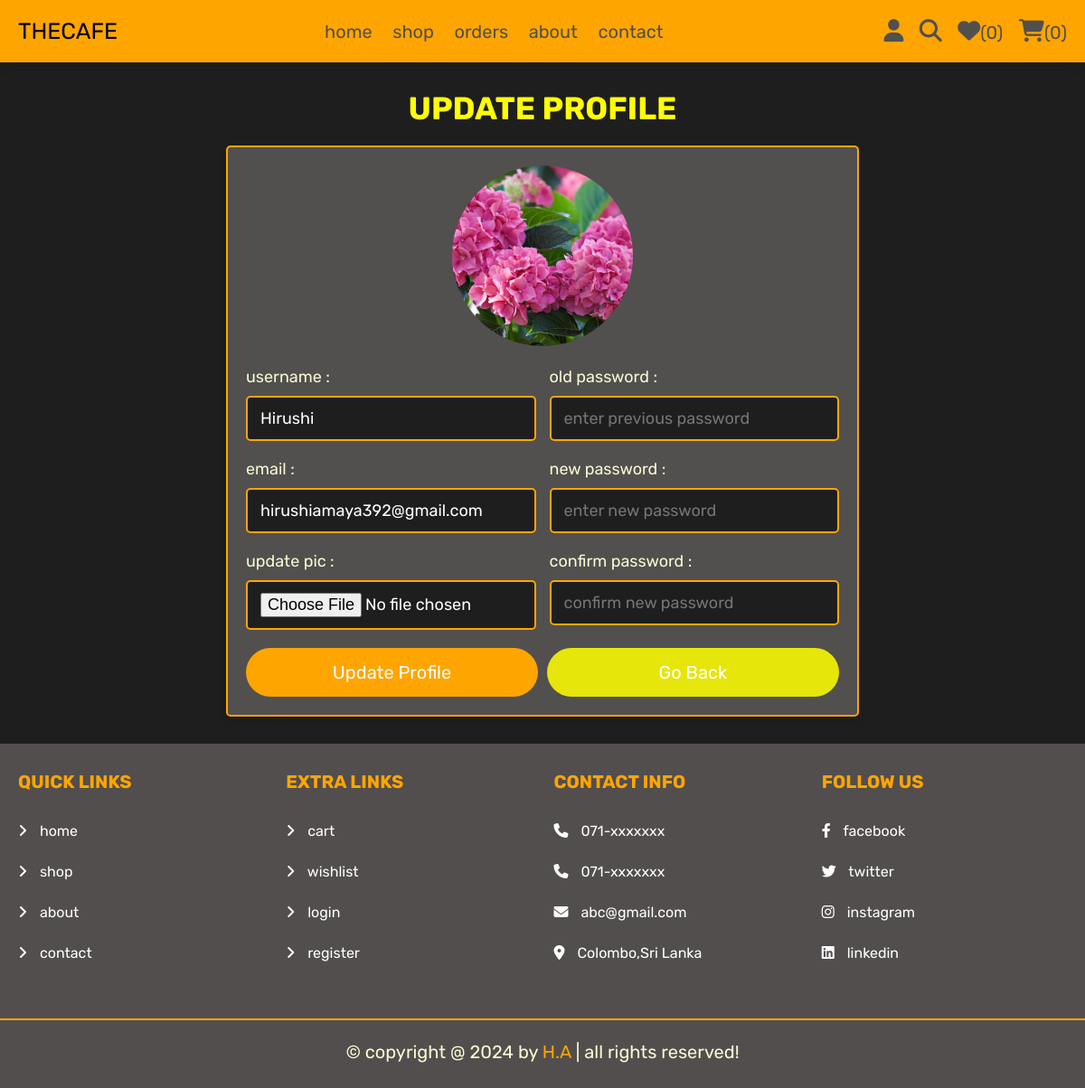
Screenshot of /user_profile_update.php (signed in) with the database file from the repository.
### tables this page shows
CREATE TABLE `users` (
  `id` int(100) NOT NULL,
  `name` varchar(100) NOT NULL,
  `email` varchar(100) NOT NULL,
  `password` varchar(100) NOT NULL,
  `user_type` varchar(20) NOT NULL DEFAULT 'user',
  `image` varchar(100) NOT NULL
);

### user_profile_update.php (the view, shortened to what this page needs)
<?php
@include 'config.php';
?>
<!DOCTYPE html>
<html lang="en">
<head>
   <link rel="stylesheet" href="https://cdnjs.cloudflare.com/ajax/libs/font-awesome/6.1.1/css/all.min.css">
   <link rel="stylesheet" href="css/components.css">
</head>
<body>
<?php include 'header.php'; ?>
<section class="update-profile">
   <h1 class="title">update profile</h1>
   <form action="" method="POST" enctype="multipart/form-data">
      <img src="uploaded_img/<?= $fetch_profile['image']; ?>" alt="">
      <div class="flex">
         <div class="inputBox">
            <span>username :</span>
            <input type="text" name="name" value="<?= $fetch_profile['name']; ?>" placeholder="update username" required class="box">
            <span>email :</span>
            <input type="email" name="email" value="<?= $fetch_profile['email']; ?>" placeholder="update email" required class="box">
            <span>update pic :</span>
            <input type="file" name="image" accept="image/jpg, image/jpeg, image/png" class="box">
         </div>
         <div class="inputBox">
            <span>old password :</span>
            <input type="password" name="update_pass" placeholder="enter previous password" class="box">
            <span>new password :</span>
            <input type="password" name="new_pass" placeholder="enter new password" class="box">
            <span>confirm password :</span>
            <input type="password" name="confirm_pass" placeholder="confirm new password" class="box">
         </div>
      </div>
      <div class="flex-btn">
         <input type="submit" class="btn" value="update profile" name="update_profile">
         <a href="home.php" class="option-btn">go back</a>
      </div>
   </form>
</section>
<?php include 'footer.php'; ?>
</body>
</html>

### css/components.css (style rules this page uses)
:root { --orange: orange; --red:#e74c3c; --black:#333; --gray:rgb(82, 79, 79); --light-color:#666; --white:#fff; --light-bg:#1f1e1e; --border:.2rem solid var(--orange); --box-shadow:0 .5rem 1rem rgba(0,0,0,.1); }
* { font-family: 'Rubik', sans-serif; margin:0; padding:0; box-sizing: border-box; outline: none; border:none; text-decoration: none; color:var(--black); }
body { background-color: var(--light-bg); }
html { font-size: 62.5%; overflow-x: hidden; scroll-behavior: smooth; scroll-padding-top: 6.5rem; }
section { padding:3rem 2rem; max-width: 1200px; margin:0 auto; }
.btn, .delete-btn, .option-btn { display: block; width: 100%; margin-top: 1rem; border: 2px solid transparent; border-radius: 30px; color:var(--white); font-size: 2rem; padding:1.3rem 3rem; text-transform: capitalize; cursor: pointer; text-align: center; transition: .4s; }
.btn { background-color: orange; }
.option-btn { background-color: rgb(230, 230, 11); }
.flex-btn { display: flex; flex-wrap: wrap; gap:1rem; }
.flex-btn > * { flex:1; }
.title { text-align: center; margin-bottom: 2rem; text-transform: uppercase; color:yellow; font-size: 3.5rem; }
.update-profile form { max-width: 70rem; margin: 0 auto; background-color: var(--gray); box-shadow: var(--box-shadow); border:var(--border); border-radius: .5rem; padding:2rem; text-align: center; }
.update-profile form .flex { display: flex; gap:1.5rem; justify-content: space-between; }
.update-profile form img { height: 20rem; width: 20rem; margin-bottom: 1rem; border-radius: 50%; object-fit: cover; }
.update-profile form .inputBox { text-align: left; width: 49%; }
.update-profile form .inputBox span { display: block; padding-top: 1rem; font-size: 1.8rem; color: lightgoldenrodyellow; }
.update-profile form .inputBox .box { width: 100%; padding:1.2rem 1.4rem; font-size: 1.8rem; color: white; border:var(--border); border-radius: .5rem; margin:1rem 0; background-color: var(--light-bg); }

### rows the page displays
users: image (picture), name "Hirushi", email "hirushiamaya392@gmail.com"

### other values shown
$count_wishlist_items->rowCount() "0"
$count_cart_items->rowCount() "0"
